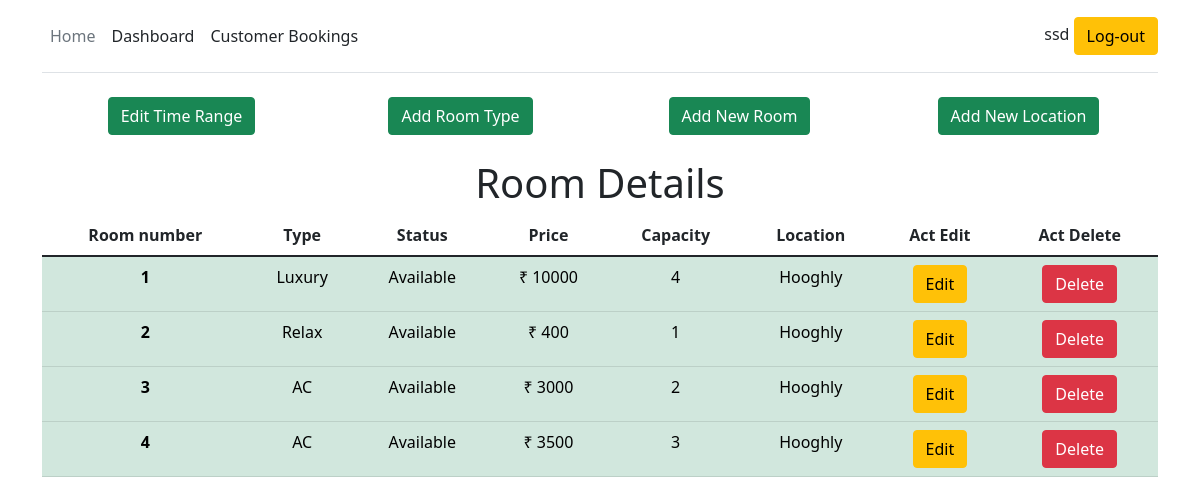
/manager_dashboard/ssd/ (signed in), run on an earlier commit of the app's database.
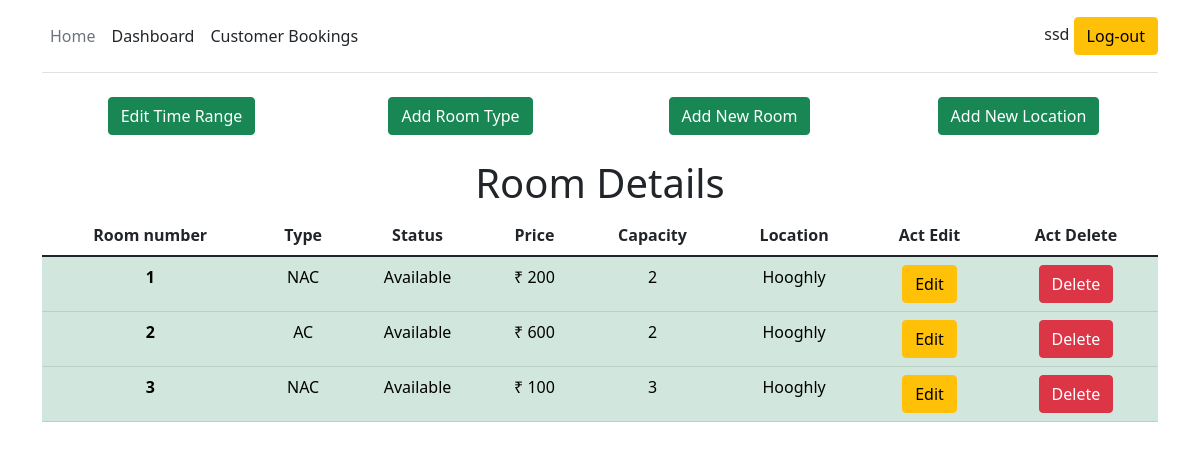
And on a later commit of the database.
### rmmain/models.py (models this page shows, shortened)
class Room(models.Model):
    manager = models.ForeignKey(Manager,on_delete=models.CASCADE)
    roomtype = models.ForeignKey(Roomtype,on_delete=models.CASCADE)
    capacity = models.IntegerField(default=0,blank=False)
    price = models.IntegerField(default=0)
    status = models.CharField(max_length=10000,blank=False)
    location = models.ForeignKey(Location,on_delete=models.CASCADE)
    address = models.CharField(max_length=10000,blank=False)
    mnumber = models.CharField(max_length=11,blank=False)

class Roomtype(models.Model):
    roomtype = models.CharField(max_length=200,blank=False)
    def __str__(self):
        return str(self.roomtype)

class Location(models.Model):
    city = models.CharField(max_length=200,blank=False)
    state = models.CharField(max_length=200,blank=False)
    country = models.CharField(max_length=200,blank=False)
    def __str__(self):
        return str(self.city)

### rmmain/views.py (the view)
# urls.py: path('manager_dashboard/<str:user>/', views.manager_dashboard,name='manager_dashboard'),
@login_required(login_url='manager_login')
def manager_dashboard(request,user):
    if request.user.is_authenticated:
        one = Manager.objects.filter(username=request.user).values_list('email',flat=True).first()
        two = User.objects.filter(username=user).values_list('email',flat=True).first()
        if one == two:
            all_roomtypes = Roomtype.objects.all()
            locations = Location.objects.all()
            usr =Manager.objects.get(username=request.user)
            rooms = Room.objects.filter(manager=usr)
            slot_range = Slotdelay.objects.get(manager = usr)
            print(slot_range)
            context = {
                'alltypes':all_roomtypes,
                'alllocations' : locations,
                'rooms' : rooms,
                'slot_range':slot_range
            }
            return render(request,'manager_dashboard.html',context)
        else:
            auth.logout(request)
            return redirect('home')
    else:
        return redirect('manager_login')

### rmmain/models.py (called while the page is built)
    def __str__(self):
        return str(self.username)

    def __str__(self):
        return f"[ {self.manager} {self.slotrange} {self.bookbefore} ]"

### templates/manager_dashboard.html (shortened to what this page needs)
<!doctype html>
<html lang="en">
{% load static %}
<head>
    <link href="https://cdn.jsdelivr.net/npm/bootstrap@5.1.3/dist/css/bootstrap.min.css" rel="stylesheet"
>
</head>
<body>
    <div class="container">
        <header
            class="d-flex flex-wrap align-items-center justify-content-center justify-content-md-between py-3 mb-4 border-bottom">
            <ul class="nav col-12 col-md-auto mb-2 justify-content-center mb-md-0">
                <li><a href="{%url 'home'%}" class="nav-link px-2 link-secondary">Home</a></li>
                <li><a href="/manager_dashboard/{{request.user}}" class="nav-link px-2 link-dark">Dashboard</a></li>
                <li><a href="#" class="nav-link px-2 link-dark">Customer Bookings</a></li>
            </ul>
            {% if user.is_authenticated %}
            <div class="col-md-3 text-end">
                {{ user.username }}
                <a class="btn btn-warning" href="{% url 'logout'%}" role="button">Log-out</a>
            </div>
            {%else %}
            <div class="col-md-3 text-end">
                <p style="margin: 0;">Log-In / Register</p>
            </div>
            {% endif %}
        </header>
    </div>
    <div class="container mb-4 mt-4" style="display: flex;text-align: center;">
        <div class="container">
            <button type="button" class="btn btn-success" data-bs-toggle="modal" data-bs-target="#exampleModal3">
                Edit Time Range
            </button>
        </div>
        <div class="container">
            <button type="button" class="btn btn-success" data-bs-toggle="modal" data-bs-target="#exampleModal1">
                Add Room Type
            </button>
        </div>
        <div class="container">
            <button type="button" class="btn btn-success" data-bs-toggle="modal" data-bs-target="#exampleModal2">
                Add New Room
            </button>
        </div>
        <div class="container">
            <button type="button" class="btn btn-success" data-bs-toggle="modal" data-bs-target="#exampleModal">
                Add New Location
            </button>
        </div>
    </div>
    <div class="container" style="text-align: center;">
        <h1>Room Details</h1>
        <table class="table table-hover">
            <thead>
                <tr>
                    <th scope="col">Room number</th>
                    <th scope="col">Type</th>
                    <th scope="col">Status</th>
                    <th scope="col">Price</th>
                    <th scope="col">Capacity</th>
                    <th scope="col">Location</th>
                    <th scope="col">Act Edit</th>
                    <th scope="col">Act Delete</th>
                </tr>
            </thead>
            <tbody>
                {% for r in rooms %}
                {% if r.status == 'Available' %}
                <tr class="table-success">
                    <th scope="row">{{forloop.counter}}</th>
                    <td>{{r.roomtype}}</td>
                    <td>{{r.status}}</td>
                    <td>&#8377 {{r.price}}</td>
                    <td>{{r.capacity}}</td>
                    <td>{{r.location}}</td>
                    <td><a name="" id="" class="btn btn-warning" href="/roomedit/{{request.user}}/{{r.id}}"
                            role="button">Edit</a></td>
                    <td><a name="{{r.id}}" id="" class="btn btn-danger" href="/roomdelete/{{r.id}}"
                            role="button">Delete</a></td>
                </tr>
                {% endif %}
                {% endfor %}
            </tbody>
        </table>
    </div>
</body>
</html>

What changed in the data, as far as the page shows it:
removed Room: roomtype "Luxury", status "Available", price "10000", capacity "4", location "Hooghly"
removed Room: roomtype "Relax", status "Available", price "400", capacity "1", location "Hooghly"
removed Room: roomtype "AC", status "Available", price "3000", capacity "2", location "Hooghly"
removed Room: roomtype "AC", status "Available", price "3500", capacity "3", location "Hooghly"
added Room: roomtype "NAC", status "Available", price "200", capacity "2", location "Hooghly"
added Room: roomtype "AC", status "Available", price "600", capacity "2", location "Hooghly"
added Room: roomtype "NAC", status "Available", price "100", capacity "3", location "Hooghly"
